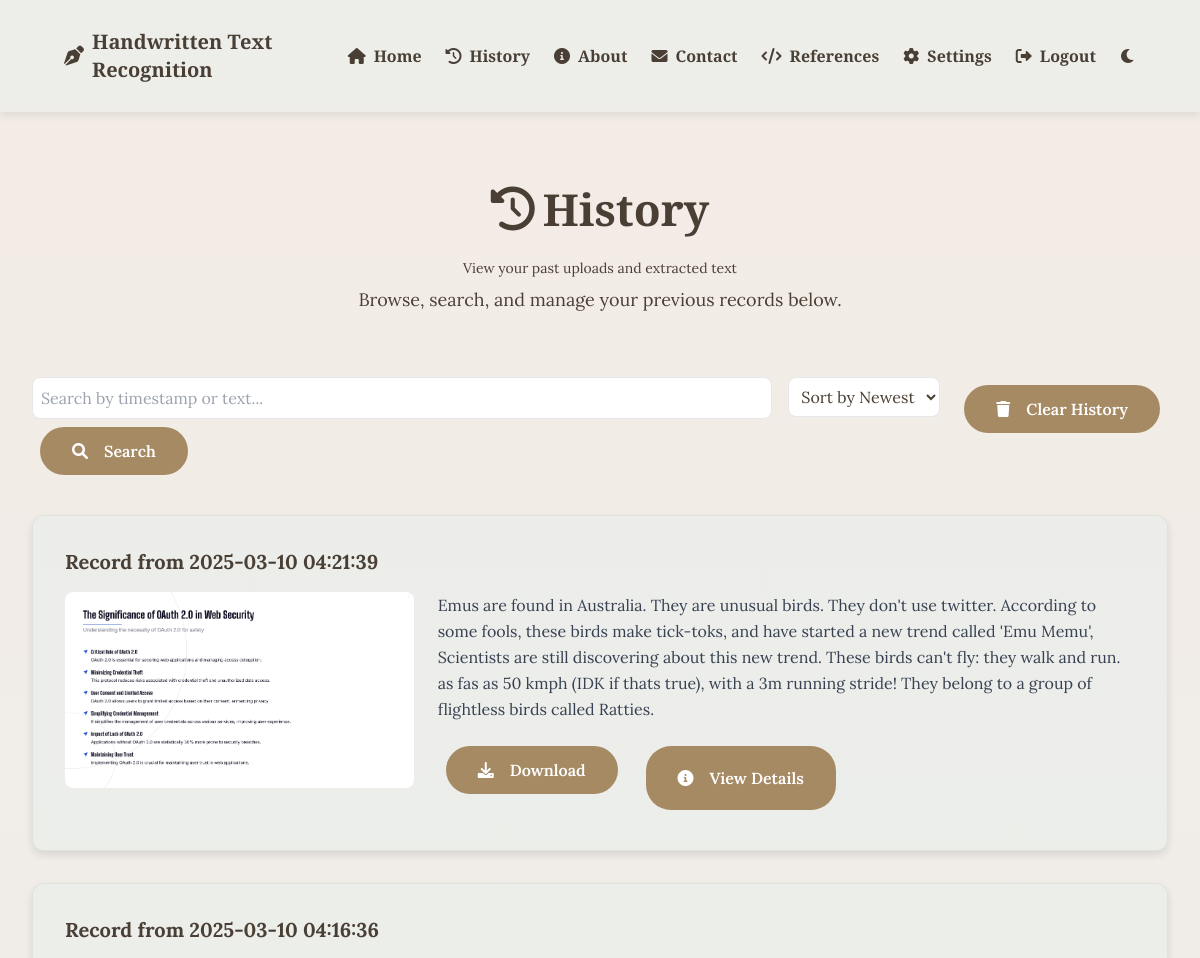
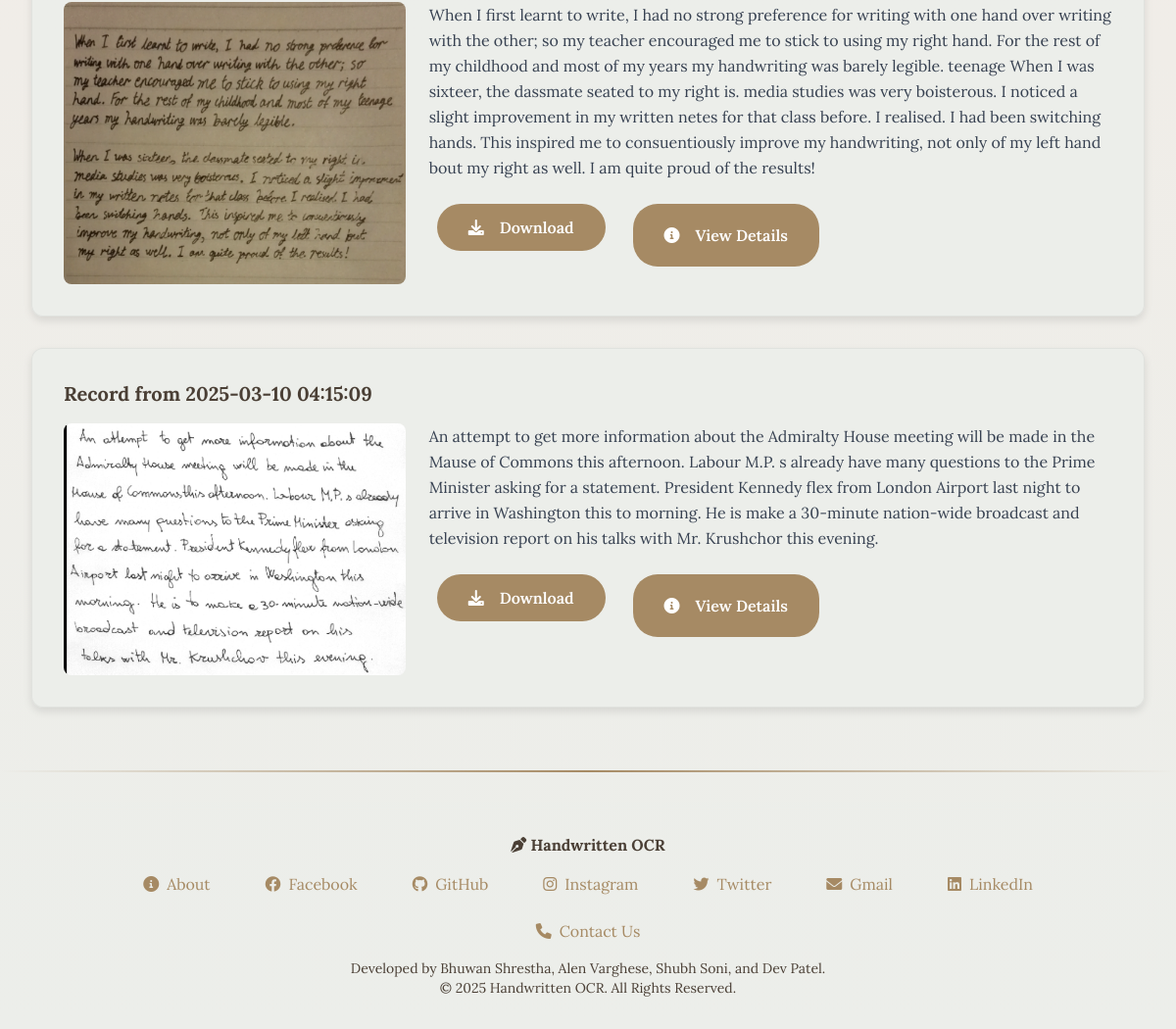
Screenshot of /history (signed in) with the database file from the repository (2 pictures, top to bottom).
### tables this page shows
CREATE TABLE history 
                 (id INTEGER PRIMARY KEY, user_id INTEGER, image TEXT, text TEXT, timestamp DATETIME DEFAULT CURRENT_TIMESTAMP);

### app.py (the view)
@app.route("/history")
@login_required
def history():
    log_user_activity(current_user.id, "Viewed History")
    conn = get_db_connection()
    c = conn.cursor()
    c.execute("SELECT image, text, timestamp FROM history WHERE user_id=? ORDER BY timestamp DESC",
              (current_user.id,))
    records = c.fetchall()
    conn.close()
    return render_template("history.html", records=records)

### app.py (called while the page is built)
def get_db_connection():
    conn = sqlite3.connect(app.config["DATABASE"])
    conn.row_factory = sqlite3.Row
    return conn

def log_user_activity(user_id, activity, details=None):
    try:
        timestamp = datetime.datetime.now().strftime("%Y-%m-%d %H:%M:%S")
        log_file = os.path.join(app.config["LOGS_FOLDER"], f"{user_id}_log.txt")
        with open(log_file, "a") as f:
            log_entry = f"{timestamp} - {activity}"
            if details:
                log_entry += f" - {details}"
            f.write(log_entry + "\n")
    except Exception as e:
        print(f"Error logging activity: {e}")

@login_manager.user_loader
def load_user(user_id):
    return User(user_id)

### templates/history.html (shortened to what this page needs)
<html lang="en">
  <head>
    <link
      href="https://cdn.jsdelivr.net/npm/tailwindcss@2.2.19/dist/tailwind.min.css"
      rel="stylesheet"
    />
    <link
      href="https://cdnjs.cloudflare.com/ajax/libs/font-awesome/6.0.0-beta3/css/all.min.css"
      rel="stylesheet"
    />
  </head>
  <body class="light-mode">
    <nav class="text-white">
      <div class="container flex justify-between items-center">
        <a href="{{ url_for('upload_file') }}" class="text-xl"
          ><i class="fas fa-pen-nib"></i> Handwritten Text Recognition</a
        >
        <div class="flex items-center space-x-6">
          <a href="{{ url_for('upload_file') }}"
            ><i class="fas fa-home"></i> Home</a
          >
          <a href="{{ url_for('history') }}"
            ><i class="fas fa-history"></i> History</a
          >
          <a href="{{ url_for('about') }}"
            ><i class="fas fa-info-circle"></i> About</a
          >
          <a href="{{ url_for('contact') }}"
            ><i class="fas fa-envelope"></i> Contact</a
          >
          <a href="{{ url_for('references') }}"
            ><i class="fas fa-code"></i> References</a
          >
          <a href="{{ url_for('settings') }}"
            ><i class="fas fa-cog"></i> Settings</a
          >
          <a href="{{ url_for('logout') }}"
            ><i class="fas fa-sign-out-alt"></i> Logout</a
          >
          <button id="themeToggle" class="focus:outline-none">
            <i class="fas fa-moon"></i>
          </button>
        </div>
      </div>
    </nav>
    <div class="header-section container">
      <h1><i class="fas fa-history"></i> History</h1>
      <p class="text-sm mb-2">View your past uploads and extracted text</p>
      <p class="subtitle">
        Browse, search, and manage your previous records below.
      </p>
    </div>
    <div class="container mb-6">
      <div class="flex flex-col md:flex-row gap-4 mb-4">
        <form action="/search_history" method="get" class="flex-1">
          <input
            type="text"
            name="query"
            placeholder="Search by timestamp or text..."
            class="w-full p-2 border rounded-lg bg-white dark:bg-gray-700 focus:outline-none focus:ring-2 focus:ring-blue-500"
          />
          <button type="submit" class="button mt-2 md:mt-0 md:ml-2">
            <i class="fas fa-search mr-2"></i> Search
          </button>
        </form>
        <select
          id="sort"
          class="p-2 border rounded-lg bg-white dark:bg-gray-700 h-10"
          style="max-width: 160px"
          onchange="sortHistory()"
        >
          <option value="desc">Sort by Newest</option>
        </select>
        <form
          action="/clear_history"
          method="post"
          onsubmit="return confirm('Are you sure you want to clear all history? This action cannot be undone.')"
          class="mt-2 md:mt-0"
        >
          <button type="submit" class="button">
            <i class="fas fa-trash mr-2"></i> Clear History
          </button>
        </form>
      </div>
    </div>
    <div class="container" id="history-container">
      {% for record in records %}
      <div class="result-card mb-6" data-timestamp="{{ record[2] }}">
        <h3 class="text-xl font-bold mb-4">Record from {{ record[2] }}</h3>
        <div class="flex flex-col md:flex-row gap-6">
          <div class="md:w-1/3">
            <img
              src="{{ url_for('static', filename='uploads/' + record[0]) }}"
              alt="Uploaded Image"
              class="w-full rounded-lg"
            />
          </div>
          <div class="md:w-2/3">
            <p class="text-gray-700 dark:text-gray-300 leading-relaxed">
              {{ record[1] | safe }}
            </p>
            <div class="mt-4 flex flex-wrap gap-3">
              <form action="/download_history" method="post" class="inline">
                <button type="submit" class="button">
                  <i class="fas fa-download mr-2"></i> Download
                </button>
              </form>
              <button
                onclick="toggleDetails('details-{{ loop.index }}')"
                class="button"
              >
                <i class="fas fa-info-circle mr-2"></i> View Details
              </button>
            </div>
          </div>
        </div>
      </div>
      {% endfor %}
    </div>
    <footer>
      <div class="container">
        <p class="font-bold"><i class="fas fa-pen-nib"></i> Handwritten OCR</p>
        <div class="flex flex-wrap justify-center gap-6 mt-4">
          <a href="{{ url_for('about') }}"
            ><i class="fas fa-info-circle"></i> About</a
          >
          <a href="https://facebook.com" target="_blank"
            ><i class="fab fa-facebook"></i> Facebook</a
          >
          <a href="https://github.com" target="_blank"
            ><i class="fab fa-github"></i> GitHub</a
          >
          <a href="https://instagram.com" target="_blank"
            ><i class="fab fa-instagram"></i> Instagram</a
          >
          <a href="https://twitter.com" target="_blank"
            ><i class="fab fa-twitter"></i> Twitter</a
          >
          <a
            href="/cdn-cgi/l/email-protection#d5e6e0e5e5fae7e1d5fdf4fbf1e2e7fce1e1f0fbfaf6e7bbf6faf8"
            ><i class="fas fa-envelope"></i> Gmail</a
          >
          <a href="https://linkedin.com" target="_blank"
            ><i class="fab fa-linkedin"></i> LinkedIn</a
          >
          <a href="{{ url_for('contact') }}"
            ><i class="fas fa-phone"></i> Contact Us</a
          >
        </div>
        <p class="text-sm mt-4">
          Developed by Bhuwan Shrestha, Alen Varghese, Shubh Soni, and Dev
          Patel.<br />© 2025 Handwritten OCR. All Rights Reserved.
        </p>
      </div>
    </footer>
  </body>
</html>

### templates/history.html (style rules this page uses)
:root { --dark-bg: #2b2b2b; --light-bg: #f4ece6; --accent: #a68a64; --text-dark: #d4c9b0; --text-light: #4a3f35; --blend-color: #eceeea; --shadow: rgba(0, 0, 0, 0.3); }
body { font-family: "Lora", serif; background: linear-gradient( to bottom, var(--light-bg), var(--blend-color) ); color: var(--text-light); transition: all 0.3s ease; overflow-x: hidden; }
nav { background: linear-gradient( to bottom, rgba(236, 238, 234, 0.95), rgba(236, 238, 234, 0.7) ); padding: 1.75rem 2rem; position: sticky; top: 0; z-index: 1000; box-shadow: 0 2px 10px rgba(0, 0, 0, 0.1); min-height: 80px; }
nav a, nav button { font-family: "Playfair Display", serif; font-weight: 700; color: var(--text-light); transition: color 0.3s ease; display: inline-flex; align-items: center; gap: 0.5rem; }
.container { max-width: 1200px; margin: 0 auto; padding: 0 2rem; }
.header-section { padding: 4rem 0; text-align: center; }
h1 { font-family: "Playfair Display", serif; font-size: 2.75rem; font-weight: 700; margin-bottom: 1rem; color: var(--text-light); display: inline-flex; align-items: center; gap: 0.5rem; }
p.subtitle { font-size: 1.125rem; max-width: 700px; margin: 0 auto; color: var(--text-light); }
.result-card { background: rgba(236, 238, 234, 0.9); padding: 2rem; border-radius: 12px; box-shadow: 0 4px 8px rgba(0, 0, 0, 0.1); border: 1px solid rgba(0, 0, 0, 0.05); transition: transform 0.3s ease; margin-bottom: 2rem; }
.button { padding: 0.75rem 2rem; background: var(--accent); color: #fff; border: none; border-radius: 25px; font-family: "Lora", serif; font-weight: 600; cursor: pointer; transition: transform 0.3s ease, box-shadow 0.3s ease; display: inline-flex; align-items: center; gap: 0.5rem; margin: 0.5rem; }
footer { background: linear-gradient( to top, rgba(236, 238, 234, 0.95), rgba(236, 238, 234, 0.7) ); padding: 2rem; margin-top: 6rem; position: relative; text-align: center; }
footer::before { content: ""; position: absolute; top: -2rem; left: 0; width: 100%; height: 2px; background: linear-gradient( to right, transparent, var(--accent), transparent ); }
footer a { color: var(--accent); margin: 0 1rem; transition: color 0.3s ease; display: inline-flex; align-items: center; gap: 0.5rem; position: relative; text-decoration: none; }
footer a::after { content: ""; position: absolute; width: 0; height: 2px; bottom: -2px; left: 0; background-color: var(--accent); transition: width 0.3s ease; }
footer a i { transition: transform 0.5s ease; }

### rows the page displays
history: timestamp "2025-03-10 04:21:39", image (picture), text "Emus are found in Australia. They are unusual birds. They don't use twitter. According to some fools, these birds make tick-toks, and have started a new trend called 'Emu Memu', Scientists are still discovering about this new trend. These birds can't fly: they walk and run. as fas as 50 kmph (IDK if thats true), with a 3m running stride! They belong to a group of flightless birds called Ratties."
history: timestamp "2025-03-10 04:16:36", image (picture), text "When I first learnt to write, I had no strong preference for writing with one hand over writing with the other; so my teacher encouraged me to stick to using my right hand. For the rest of my childhood and most of my years my handwriting was barely legible. teenage When I was sixteer, the dassmate seated to my right is. media studies was very boisterous. I noticed a slight improvement in my written netes for that class before. I realised. I had been switching hands. This inspired me to consuentiously improve my handwriting, not only of my left hand bout my right as well. I am quite proud of the results!"
history: timestamp "2025-03-10 04:15:09", image (picture), text "An attempt to get more information about the Admiralty House meeting will be made in the Mause of Commons this afternoon. Labour M.P. s already have many questions to the Prime Minister asking for a statement. President Kennedy flex from London Airport last night to arrive in Washington this to morning. He is make a 30-minute nation-wide broadcast and television report on his talks with Mr. Krushchor this evening."
